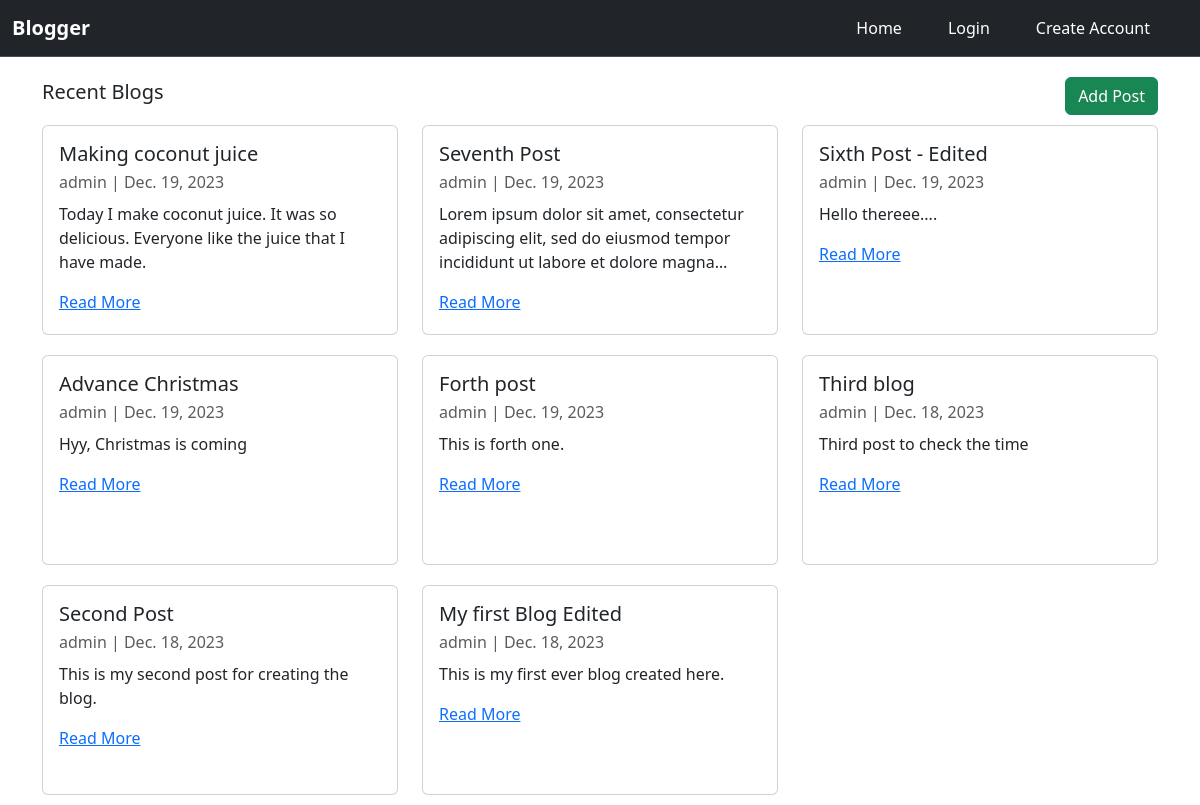
The app's page /, older data.
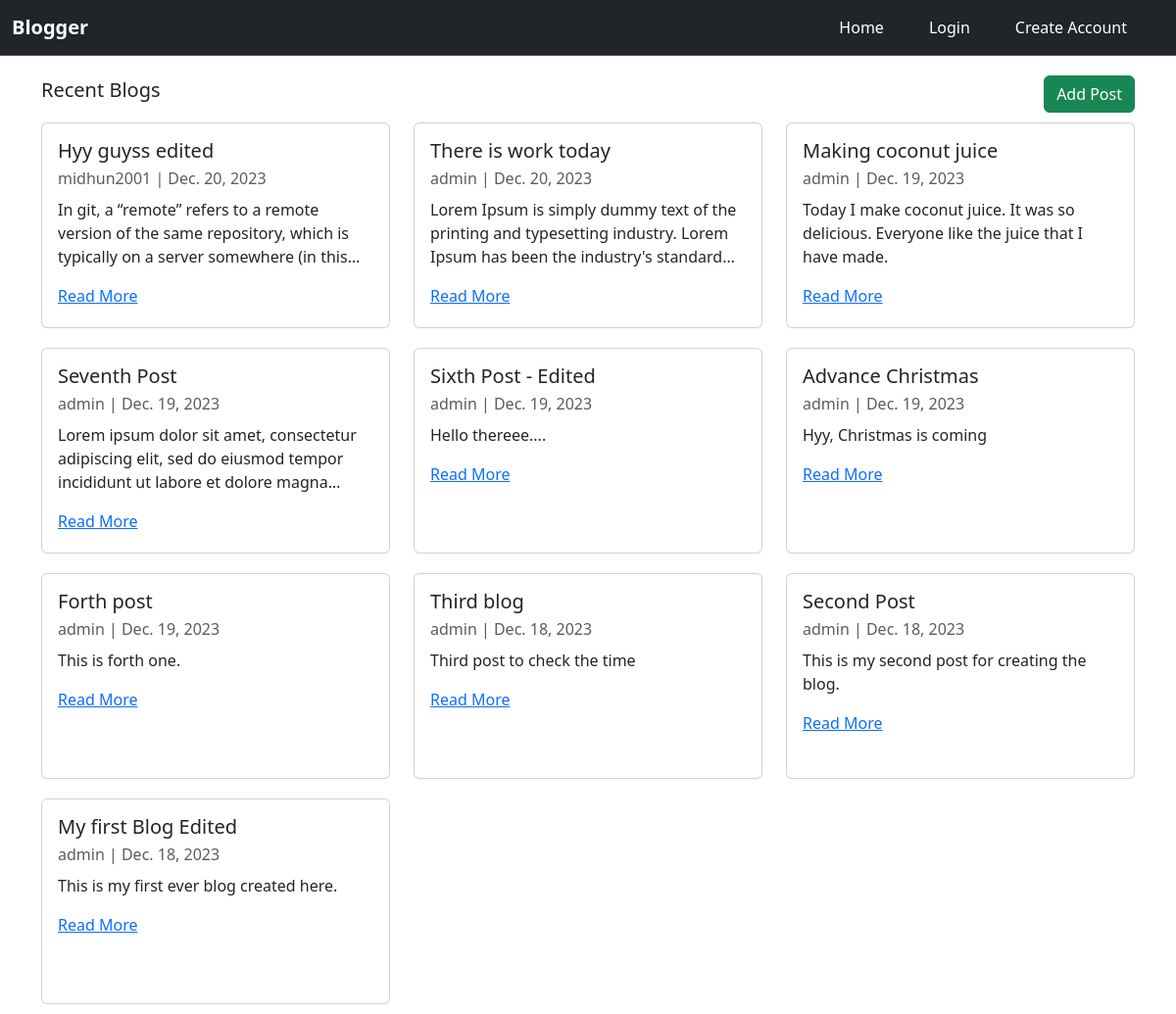
The same page, newer data.
### blog/models.py (models this page shows, shortened)
class Post(models.Model):
    title = models.CharField(max_length=255)
    creator = models.ForeignKey(User, on_delete=models.CASCADE)
    content = models.TextField()
    created_at = models.DateTimeField(auto_now_add=True)

### blog/views.py (the view)
# urls.py: path('', views.post_list, name='home'),
def post_list(request):
    posts = Post.objects.all().order_by('-id')
    return render(request, 'blog/home.html', {'posts': posts, 'title': 'Recent Blogs'})

### templates/blog/home.html (shortened to what this page needs)
{% extends 'base.html' %}
{% block content %}
<div class="feed-title-section d-flex justify-content-between align-items-center">
    <div class="h5 fw-medium">{{ title }}</div>
    <div class="add-post-btn ml-auto">
        <a class="btn btn-success" href="{% url 'add_post' %}">Add Post</a>
    </div>
</div>
<div class="row">
    {% for post in posts %}
    <div class="col-lg-4">
        <div class="blog-card card">
            <div class="card-body">
            <h5 class="card-title">{{ post.title }}</h5>
            <p class="card-subtitle mb-2 text-body-secondary">{{ post.creator }} | {{post.created_at.date}}</p>
            <p class="blog-content card-text">{{ post.content }}</p>
            <a href="{% url 'view_post' post.pk %}" class="card-link">Read More</a>
            </div>
        </div>
    </div>
    {% endfor %}
</div>
{% endblock %}

### templates/base.html (shortened to what this page needs)
{% load static %}
<!doctype html>
<html lang="en">
  <head>
    <link href="https://cdn.jsdelivr.net/npm/bootstrap@5.3.2/dist/css/bootstrap.min.css" rel="stylesheet">
    <link rel="stylesheet" type="text/css" href="{% static 'blog/css/styles.css' %}">
  </head>
  <body>
    {% include 'navbar.html' %}
    <div class="container">
      {% block content %}
      {% endblock %}
    </div>
  </body>
</html>

### templates/navbar.html (shortened to what this page needs)
{% block navbar %}
<nav class="navbar navbar-expand-lg bg-dark border-bottom border-body sticky-top" data-bs-theme="dark">
    <div class="container-fluid">
      <a class="navbar-brand fw-bold" href="{% url 'home' %}">Blogger</a>
      <div class="collapse navbar-collapse" id="navbarSupportedContent">
        <ul class="navbar-nav ms-auto mb-2 mb-lg-0">
          <li class="nav-item">
            <a class="nav-link active fw-medium" aria-current="page" href="{% url 'home' %}">Home</a>
          </li>
          {% if user.is_authenticated %}
          <li class="nav-item">
            <a class="nav-link active fw-medium" aria-current="page" href="{% url 'my_blog' %}">My Blogs</a>
          </li>
          <li class="nav-item">
            <a class="nav-link active fw-medium" aria-current="page" href="{% url 'signout' %}">Logout</a>
          </li>
          {% else %}
          <li class="nav-item">
            <a class="nav-link active fw-medium" aria-current="page" href="{% url 'signin' %}">Login</a>
          </li>
          <li class="nav-item">
            <a class="nav-link active fw-medium" aria-current="page" href="{% url 'signup' %}">Create Account</a>
          </li>
          {% endif %}
        </ul>
      </div>
    </div>
</nav>
{% endblock %}

### static/blog/css/styles.css (style rules this page uses)
.nav-item { margin-right: 30px; }
.nav-link { position: relative; }
.nav-link:after { content: ""; position: absolute; background-color: aliceblue; height: 3px; width: 0%; left: 0; bottom: 3px; transition: 0.3s; }
.container { margin-top: 20px; }
.blog-card { min-height: 210px; margin: 10px 0; }
.blog-content { display: -webkit-box; -webkit-line-clamp: 3; -webkit-box-orient: vertical; overflow: hidden; text-overflow: ellipsis; }

Row changes from the older to the newer data that the page shows:
added Post: title "Hyy guyss edited", creator "midhun2001", created_at "Dec. 20, 2023", content "In git, a “remote” refers to a remote version of the same repository, which is typically on a server somewhere (in…"
added Post: title "There is work today", creator "admin", created_at "Dec. 20, 2023", content "Lorem Ipsum is simply dummy text of the printing and typesetting industry. Lorem Ipsum has been the industry's…"
